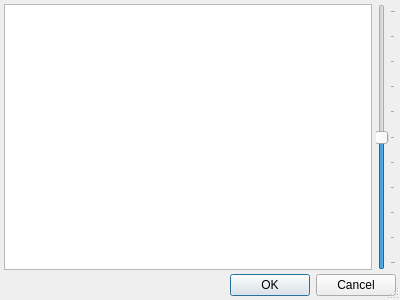
<ui version="4.0" >
 <class>ImageProcDialog</class>
 <widget class="QDialog" name="ImageProcDialog" >
  <property name="geometry" >
   <rect>
    <x>0</x>
    <y>0</y>
    <width>400</width>
    <height>300</height>
   </rect>
  </property>
  <property name="windowTitle" >
   <string>Dialog</string>
  </property>
  <property name="sizeGripEnabled" >
   <bool>true</bool>
  </property>
  <property name="modal" >
   <bool>true</bool>
  </property>
  <layout class="QGridLayout" name="gridLayout" >
   <property name="margin" >
    <number>4</number>
   </property>
   <property name="spacing" >
    <number>4</number>
   </property>
   <item row="0" column="0" >
    <widget class="QGraphicsView" name="grpView" />
   </item>
   <item row="0" column="1" >
    <widget class="QSlider" name="scrSize" >
     <property name="minimum" >
      <number>-10</number>
     </property>
     <property name="maximum" >
      <number>10</number>
     </property>
     <property name="value" >
      <number>0</number>
     </property>
     <property name="orientation" >
      <enum>Qt::Vertical</enum>
     </property>
     <property name="invertedAppearance" >
      <bool>false</bool>
     </property>
     <property name="tickPosition" >
      <enum>QSlider::TicksBelow</enum>
     </property>
     <property name="tickInterval" >
      <number>2</number>
     </property>
    </widget>
   </item>
   <item row="1" column="0" colspan="2" >
    <widget class="QDialogButtonBox" name="buttonBox" >
     <property name="orientation" >
      <enum>Qt::Horizontal</enum>
     </property>
     <property name="standardButtons" >
      <set>QDialogButtonBox::Cancel|QDialogButtonBox::Ok</set>
     </property>
    </widget>
   </item>
  </layout>
 </widget>
 <tabstops>
  <tabstop>grpView</tabstop>
  <tabstop>scrSize</tabstop>
  <tabstop>buttonBox</tabstop>
 </tabstops>
 <resources/>
 <connections>
  <connection>
   <sender>buttonBox</sender>
   <signal>accepted()</signal>
   <receiver>ImageProcDialog</receiver>
   <slot>accept()</slot>
   <hints>
    <hint type="sourcelabel" >
     <x>245</x>
     <y>279</y>
    </hint>
    <hint type="destinationlabel" >
     <x>344</x>
     <y>300</y>
    </hint>
   </hints>
  </connection>
  <connection>
   <sender>buttonBox</sender>
   <signal>rejected()</signal>
   <receiver>ImageProcDialog</receiver>
   <slot>reject()</slot>
   <hints>
    <hint type="sourcelabel" >
     <x>203</x>
     <y>283</y>
    </hint>
    <hint type="destinationlabel" >
     <x>203</x>
     <y>298</y>
    </hint>
   </hints>
  </connection>
 </connections>
</ui>
